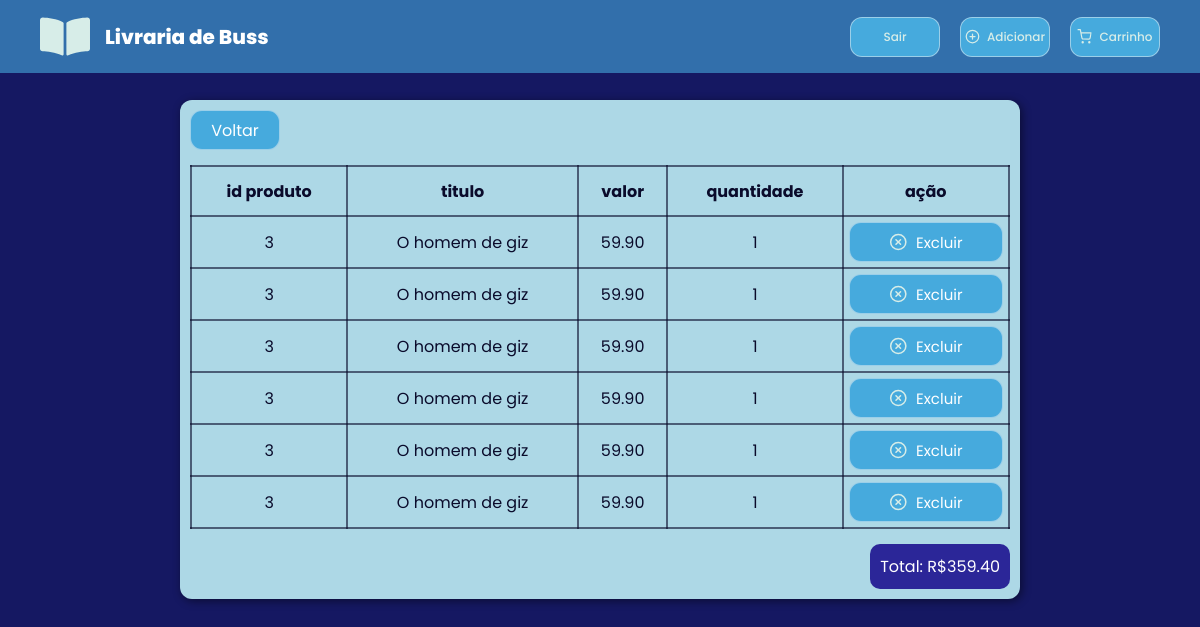
/carrinho.php (signed in), run on the app's committed database.
### tables this page shows
CREATE TABLE `carrinho` (
  `id_item` int(11) NOT NULL,
  `id_produto` int(11) NOT NULL,
  `valor` decimal(8,2) NOT NULL,
  `quant` int(11) NOT NULL,
  `nome_produto` varchar(100) NOT NULL,
  `id_user` int(11) NOT NULL
);

### carrinho.php (the view, shortened to what this page needs)
<?php
    require 'conexao.php';
?>
<!DOCTYPE html>
<html lang="pt-br">
<head>
    <link rel="stylesheet" href="styles/carrinho.css">
</head>
<body>
    <?php
        include 'header.php';
    ?>
    <main>
        <a href="index.php" class="voltar">Voltar</a>
        <table>
            <thead>
                <tr>
                    <th>id produto</th>
                    <th>titulo</th>
                    <th>valor</th>
                    <th>quantidade</th>
                    <th>ação</th>
                </tr>
            </thead>
            <tbody>
                <?php
                    $senha = $_SESSION['senha'];
                    $user = $_SESSION['login'];
                    $sql = "SELECT ID_USER FROM USUARIOS WHERE NOME = '$user' AND SENHA = '$senha'";
                    $query = mysqli_query($conexao, $sql);
                    $usuario = mysqli_fetch_array($query);
                    $userID = $usuario['ID_USER'];
                    $sql = "SELECT * FROM carrinho WHERE id_user = '$userID'";
                    $itens = mysqli_query($conexao, $sql);
                    if(mysqli_num_rows($itens) > 0) {
                        foreach($itens as $item) {
                ?>
                <tr>
                    <td><?= $item['id_produto'] ?></td>
                    <td><?= $item['nome_produto'] ?></td>
                    <td><?= $item['valor'] ?></td>
                    <td><?= $item['quant'] ?></td>
                    <td>
                        <form action="acoes.php" method="POST" style="padding: 0;">
                            <button type="submit" name="delete_cart_item" value="<?=$item['id_item']?>"> <img src="img/deletar.svg" alt="excluir" class="delete-img"> Excluir</button>
                        </form>
                    </td>
                </tr>
                <?php
                        }
                    } else {
                        echo "<h5>Nenhum livro encontrado.</h5>";
                    }
                ?>
            </tbody>
        </table>
        <div class="total">
            <?php
                $sql = "SELECT SUM(valor) as total FROM carrinho WHERE id_user = '$userID'";
                $query = mysqli_query($conexao, $sql);
                $total = mysqli_fetch_array($query);
            ?>
            <p class="total-text">Total: R$<?= $total['total'] ?? 0.00 ?></p>
        </div>
    </main>
</body>
</html>

### header.php (shortened to what this page needs)
<?php
    $logado = $_SESSION['login'];
?>
<!DOCTYPE html>
<html lang="en">
<head>
    <link rel="stylesheet" href="styles/header.css">
</head>
<body>
<header style="z-index: 1;">
<a href="index.php" class="container-logo" style="text-decoration: none">
    <img src="img/logo.svg" alt="Logo" class="logo-img">
    <h1 class="logo-texto">Livraria de <?= $logado ?></h1>
</a>
<div class="container-buttons">
    <?php
        if((!isset($_SESSION['login']) == true) and (!isset($_SESSION['senha']) == true)) {
            header('Location: login.php');
        } else {
    ?>
    <form action="<?= $_SERVER['PHP_SELF'] ?>"  method="post" class="botao">
        <div class="botao-content">
            <input type="submit" name="encerrar" value="Sair" class="button-texto" style="background-color: transparent; border: none;"></input>
        </div>
    </form>
    <?php
        }
    ?>
    <a href="adicionar-livro.php" class="botao">
        <div class="botao-content">
            <img src="img/plus.svg" alt="icone adicionar" class="button-icon">
            <p class="button-texto">Adicionar</p>
        </div>
    </a>
    <a href="carrinho.php" class="botao">
        <div class="botao-content">
            <img src="img/carrinho.svg" alt="icone carrinho" class="button-icon">
            <p class="button-texto">Carrinho</p>
        </div>
    </a>
</div>
</header>
</body>
</html>

### styles/carrinho.css (style rules this page uses)
* { padding: 0; margin: 0; box-sizing: border-box; }
header { display: flex; padding: 10px 40px; justify-content: space-between; align-items: center; flex-shrink: 0; background: rgba(70, 170, 221, 0.6); -webkit-backdrop-filter: blur(20px); backdrop-filter: blur(20px); width: 100%; position: fixed; top: 0; }
header .container-logo { display: flex; align-items: center; gap: 15px; }
header .container-logo .logo-img { width: 50px; fill: #D7EDE8; }
header .container-logo .logo-texto { color: #FFF; font-family: "Poppins", sans-serif; font-size: 20px; font-style: normal; font-weight: 800; line-height: normal; }
header .container-buttons { display: flex; align-items: center; gap: 20px; height: 53px; flex-shrink: 0; }
header .container-buttons .botao { display: flex; width: 90px; height: 40px; padding: 13px 12px; flex-direction: column; justify-content: center; align-items: flex-start; gap: 8px; flex-shrink: 0; border-radius: 12px; border: 1px solid rgba(245, 245, 245, 0.4862745098); background: #46AADD; text-decoration: none; }
header .container-buttons .botao .botao-content { display: flex; justify-content: center; align-items: center; gap: 7px; align-self: stretch; }
header .container-buttons .botao .botao-content .button-icon { width: 15px; }
header .container-buttons .botao .botao-content .button-texto { color: #D7EDE8; font-family: "Poppins", sans-serif; font-size: 12px; font-style: normal; font-weight: 500; line-height: normal; }
body { background-color: #151862; }
body main { position: relative; top: 100px; background-color: lightblue; display: flex; flex-direction: column; gap: 15px; width: 70%; margin: auto; padding: 10px; border-radius: 12px; box-shadow: 2px 2px 10px rgba(0, 0, 0, 0.4862745098); z-index: 1; }
body main .voltar { display: flex; width: 90px; height: 40px; padding: 13px 8px; justify-content: center; align-items: center; gap: 8px; flex-shrink: 0; border-radius: 12px; border: 1px solid rgba(245, 245, 245, 0.4862745098); background: #46AADD; text-decoration: none; color: white; font-family: "Poppins", sans-serif; }
body main table { border-collapse: collapse; font-family: "Poppins", sans-serif; width: 100%; color: #0A0B2B; }
body main table td, body main table th { border: 2px solid rgba(10, 11, 43, 0.5960784314); padding: 5px; height: 50px; text-align: center; }
body main table button { display: flex; width: 100%; height: 40px; padding: 13px 8px; justify-content: center; align-items: center; gap: 8px; flex-shrink: 0; border-radius: 12px; border: 1px solid rgba(245, 245, 245, 0.4862745098); background: #46AADD; text-decoration: none; color: white; font-size: 15px; font-family: "Poppins", sans-serif; }
body main table button .delete-img { width: 19px; }
body main .total { display: flex; align-self: flex-end; background-color: #2B2698; padding: 10px; font-family: "Poppins", sans-serif; color: white; border-radius: 10px; }

### styles/header.css (style rules this page uses)
* { padding: 0; margin: 0; box-sizing: border-box; }
header { display: flex; padding: 10px 40px; justify-content: space-between; align-items: center; flex-shrink: 0; background: rgba(70, 170, 221, 0.6); -webkit-backdrop-filter: blur(20px); backdrop-filter: blur(20px); width: 100%; position: fixed; top: 0; }
header .container-logo { display: flex; align-items: center; gap: 15px; }
header .container-logo .logo-img { width: 50px; fill: #D7EDE8; }
header .container-logo .logo-texto { color: #FFF; font-family: "Poppins", sans-serif; font-size: 20px; font-style: normal; font-weight: 800; line-height: normal; }
header .container-buttons { display: flex; align-items: center; gap: 20px; height: 53px; flex-shrink: 0; }
header .container-buttons .botao { display: flex; padding: 13px 12px; flex-direction: column; justify-content: center; align-items: flex-start; gap: 8px; flex-shrink: 0; border-radius: 12px; border: 1px solid rgba(245, 245, 245, 0.4862745098); background: #46AADD; text-decoration: none; font-size: 18px; }
header .container-buttons .botao .botao-content { display: flex; justify-content: center; align-items: center; gap: 7px; align-self: stretch; }
header .container-buttons .botao .botao-content .button-icon { width: 15px; }
header .container-buttons .botao .botao-content .button-texto { color: #D7EDE8; font-family: "Poppins", sans-serif; font-size: 12px; font-style: normal; font-weight: 500; line-height: normal; }

### data on the page
carrinho: id_produto "3", nome_produto "O homem de giz", valor "59.90", quant "1", $item['id_item'] 27 (drawn)
carrinho: id_produto "3", nome_produto "O homem de giz", valor "59.90", quant "1", $item['id_item'] 28 (drawn)
carrinho: id_produto "3", nome_produto "O homem de giz", valor "59.90", quant "1", $item['id_item'] 29 (drawn)
carrinho: id_produto "3", nome_produto "O homem de giz", valor "59.90", quant "1", $item['id_item'] 30 (drawn)
carrinho: id_produto "3", nome_produto "O homem de giz", valor "59.90", quant "1", $item['id_item'] 31 (drawn)
carrinho: id_produto "3", nome_produto "O homem de giz", valor "59.90", quant "1", $item['id_item'] 32 (drawn)

### other printed values
$logado "Buss"
$total['total'] "359.40"
